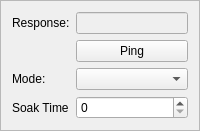
            <widget class="QFrame" name="frame_9">
             <property name="minimumSize">
              <size>
               <width>0</width>
               <height>120</height>
              </size>
             </property>
             <property name="frameShape">
              <enum>QFrame::Shape::StyledPanel</enum>
             </property>
             <property name="frameShadow">
              <enum>QFrame::Shadow::Raised</enum>
             </property>
             <layout class="QGridLayout" name="gridLayout_18">
              <item row="1" column="1">
               <widget class="QPushButton" name="oven_button_response">
                <property name="text">
                 <string>Ping</string>
                </property>
               </widget>
              </item>
              <item row="0" column="0">
               <widget class="QLabel" name="label_oven_response">
                <property name="text">
                 <string>Response:</string>
                </property>
               </widget>
              </item>
              <item row="0" column="1">
               <widget class="QLineEdit" name="oven_response">
                <property name="enabled">
                 <bool>false</bool>
                </property>
               </widget>
              </item>
              <item row="2" column="1">
               <widget class="QComboBox" name="oven_mode"/>
              </item>
              <item row="2" column="0">
               <widget class="QLabel" name="label_oven_mode">
                <property name="text">
                 <string>Mode:</string>
                </property>
               </widget>
              </item>
              <item row="3" column="0">
               <widget class="QLabel" name="label_soak_time">
                <property name="text">
                 <string>Soak Time</string>
                </property>
               </widget>
              </item>
              <item row="3" column="1">
               <widget class="QSpinBox" name="temp_soak_time"/>
              </item>
             </layout>
            </widget>
